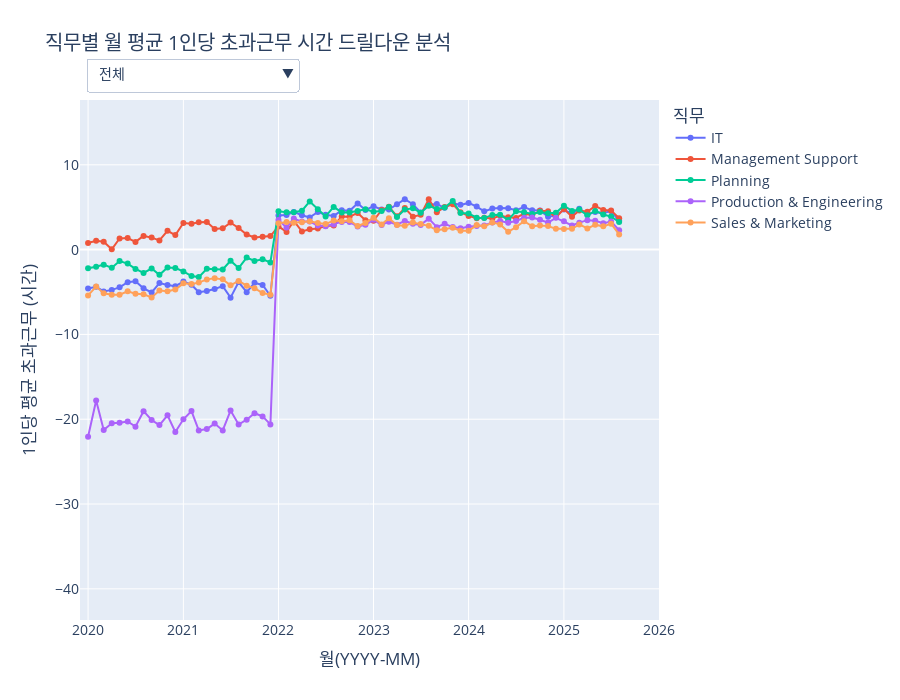

Write notebook code for a chart like this one.
### Code cell
import pandas as pd
import numpy as np
import plotly.graph_objects as go
import plotly.io as pio
import plotly.express as px
import datetime

# --- 1. 데이터 임포트 ---
from services.tables.Time_Attendance.daily_working_info_table import daily_work_info_df
from services.tables.HR_Core.job_info_table import job_info_df
from services.tables.HR_Core.job_table import job_df, job_df_indexed, parent_map_job, job_l1_order, job_l2_order
from services.helpers.utils import get_level1_ancestor, get_level2_ancestor

def create_figure():
    """
    제안 13-2: 직무별 워라밸 변화 추이 그래프를 생성합니다.
    """
    # --- 2. 데이터 준비 및 가공 ---
    daily_work_df = daily_work_info_df.copy()
    daily_work_df['DATE'] = pd.to_datetime(daily_work_df['DATE'])
    daily_work_df['PAY_PERIOD'] = daily_work_df['DATE'].dt.strftime('%Y-%m')

    # 날짜별 직무 정보 추가
    job_info_sorted = job_info_df.sort_values('JOB_APP_START_DATE')
    analysis_df = daily_work_df.sort_values('DATE')
    analysis_df = pd.merge_asof(
        analysis_df, job_info_sorted[['EMP_ID', 'JOB_APP_START_DATE', 'JOB_ID']],
        left_on='DATE', right_on='JOB_APP_START_DATE', by='EMP_ID', direction='backward'
    )
    job_name_map = job_df.set_index('JOB_ID')['JOB_NAME'].to_dict()
    analysis_df['JOB_L1_NAME'] = analysis_df['JOB_ID'].apply(lambda x: job_name_map.get(get_level1_ancestor(x, job_df_indexed, parent_map_job)))
    analysis_df['JOB_L2_NAME'] = analysis_df['JOB_ID'].apply(lambda x: job_name_map.get(get_level2_ancestor(x, job_df_indexed, parent_map_job)))
    analysis_df = analysis_df.dropna(subset=['JOB_L1_NAME', 'JOB_L2_NAME'])

    # --- 3. 계층별 데이터 집계 ---
    job_l1_monthly_summary = analysis_df.groupby(['JOB_L1_NAME', 'PAY_PERIOD'], observed=False).agg(
        TOTAL_OVERTIME_MINUTES=('OVERTIME_MINUTES', 'sum'), HEADCOUNT=('EMP_ID', 'nunique')
    ).reset_index()
    job_l1_monthly_summary['AVG_OVERTIME_PER_PERSON'] = (job_l1_monthly_summary['TOTAL_OVERTIME_MINUTES'] / job_l1_monthly_summary['HEADCOUNT']) / 60

    job_l2_monthly_summary = analysis_df.groupby(['JOB_L1_NAME', 'JOB_L2_NAME', 'PAY_PERIOD'], observed=False).agg(
        TOTAL_OVERTIME_MINUTES=('OVERTIME_MINUTES', 'sum'), HEADCOUNT=('EMP_ID', 'nunique')
    ).reset_index()
    job_l2_monthly_summary['AVG_OVERTIME_PER_PERSON'] = (job_l2_monthly_summary['TOTAL_OVERTIME_MINUTES'] / job_l2_monthly_summary['HEADCOUNT']) / 60
    
    all_overtime_values = pd.concat([job_l1_monthly_summary['AVG_OVERTIME_PER_PERSON'], job_l2_monthly_summary['AVG_OVERTIME_PER_PERSON']])
    y_min, y_max = (all_overtime_values.min(), all_overtime_values.max()) if not all_overtime_values.empty else (0, 0)
    y_padding = (y_max - y_min) * 0.1 if (y_max - y_min) > 0 else 10
    fixed_y_range = [y_min - y_padding, y_max + y_padding]

    # --- 4. Plotly 인터랙티브 그래프 생성 ---
    fig = go.Figure()
    colors = px.colors.qualitative.Plotly

    for i, job_l1_name in enumerate(job_l1_order):
        df_filtered = job_l1_monthly_summary[job_l1_monthly_summary['JOB_L1_NAME'] == job_l1_name]
        if not df_filtered.empty:
            fig.add_trace(go.Scatter(x=df_filtered['PAY_PERIOD'], y=df_filtered['AVG_OVERTIME_PER_PERSON'], mode='lines+markers', name=job_l1_name, line=dict(color=colors[i])))

    job_l2_traces_map = {}
    trace_idx_counter = len(fig.data)
    for job_l1_name in job_l1_order:
        job_l2_df = job_l2_monthly_summary[job_l2_monthly_summary['JOB_L1_NAME'] == job_l1_name]
        jobs_in_l1 = [j for j in job_l2_order if j in job_l2_df['JOB_L2_NAME'].unique()]
        job_l2_traces_map[job_l1_name] = []
        for j, job_l2_name in enumerate(jobs_in_l1):
            df_filtered = job_l2_df[job_l2_df['JOB_L2_NAME'] == job_l2_name]
            if not df_filtered.empty:
                fig.add_trace(go.Scatter(x=df_filtered['PAY_PERIOD'], y=df_filtered['AVG_OVERTIME_PER_PERSON'], mode='lines+markers', name=job_l2_name, visible=False, line=dict(color=colors[j % len(colors)])))
                job_l2_traces_map[job_l1_name].append(trace_idx_counter)
                trace_idx_counter += 1
    
    buttons = []
    buttons.append(dict(label='전체', method='update', args=[
        {'visible': [True]*len(job_l1_order) + [False]*(len(fig.data)-len(job_l1_order))},
        {'title': '전체 직무별 월 평균 초과근무 시간 추이'}
    ]))
    for job_l1_name in job_l1_order:
        visibility_mask = [False] * len(fig.data)
        for trace_idx in job_l2_traces_map.get(job_l1_name, []):
            visibility_mask[trace_idx] = True
        buttons.append(dict(label=f'{job_l1_name}', method='update', args=[
            {'visible': visibility_mask},
            {'title': f'{job_l1_name} 내 직무별 월 평균 초과근무 시간 추이'}
        ]))

    fig.update_layout(
        updatemenus=[dict(active=0, buttons=buttons, direction="down", pad={"r": 10, "t": 10}, showactive=True, x=0.01, xanchor="left", y=1.1, yanchor="top")],
        title_text='직무별 월 평균 1인당 초과근무 시간 드릴다운 분석',
        xaxis_title='월(YYYY-MM)', yaxis_title='1인당 평균 초과근무 (시간)',
        font_size=14, height=700,
        legend_title_text='직무',
        annotations=[dict(text="직무 선택:", showarrow=False, x=0, y=1.08, yref="paper", align="left")],
        xaxis_range=['2019-12', '2026-01'],
        yaxis_range=fixed_y_range
    )
    
    return fig

# 이 파일을 직접 실행할 경우 그래프를 생성하여 보여줍니다.
pio.renderers.default = 'vscode'
fig = create_figure()
fig.show()
